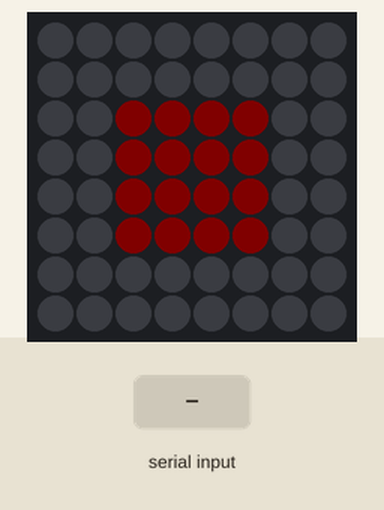
Simulated run of this sketch. Board: Arduino Uno, built with avr-gcc and run on an emulated ATmega328P. Parts: 8×8 RGB LED matrix (first LED top left, wired row by row). The inputs (shaded band) are chosen by the test bench. Dim RGB values are drawn brighter than linear; what the sketch prints to the serial monitor is not drawn.

Above: at 1.2 s.
1.3 s: "c90\n" received over Serial
2.8 s: "1\n" received over Serial
4.3 s: "f90\n" received over Serial
5.8 s: byte 102 ('f') received over Serial
Timing chart, 0 to 8.8 s (numbered marks = the images above; inputs shaded):
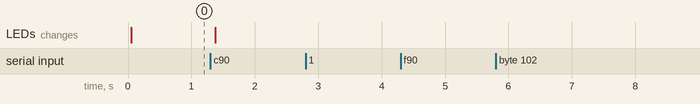

Measured:
- after the input at 2.8 s, every drawn part: stays the same
- after the input at 4.3 s, every drawn part: stays the same
- after the input at 5.8 s, every drawn part: stays the same

The sketch:

hardware.ino
```cpp
#include <FastLED.h>
#include <string.h>

#define LED_PIN  3

#define COLOR_ORDER GRB
#define CHIPSET     WS2811

#define BRIGHTNESS 10

// Params for width and height
const uint8_t kMatrixWidth = 8;
const uint8_t kMatrixHeight = 8;

// Param for different pixel layouts
const bool    kMatrixSerpentineLayout = true;
const bool    kMatrixVertical = false;


#define NUM_LEDS (kMatrixWidth * kMatrixHeight)
CRGB leds_plus_safety_pixel[ NUM_LEDS + 1];
CRGB* const leds( leds_plus_safety_pixel + 1);   // WRITE TO THIS

uint16_t XY( uint8_t x, uint8_t y);
uint16_t XYsafe( uint8_t x, uint8_t y);

/**================ state =====================**/
# define PALLET_MAX 6             // max number of colors per colorpallet
# define MAX_ALBUMS 40            // only store colors for these many albums

struct album {
  uint16_t scrobbles;
  uint8_t palletlen;              // # colors in the pallet, max PALLET_MAX
  char colors[3*PALLET_MAX];      // dont feel like mallocing today
};

struct album topalbums[MAX_ALBUMS];


/** parse the first count chars of ascii numbers to ints
  eg "345" -> 345
  returns -2 if it hits a non number char
  returns -1 if the passed array is a null ptr
*/
int ascii_to_int(const char *array, size_t count) {
  if (!array) {
    return -1;
  }

  int value = 0;
  for (size_t i = 0; i < count; i++) {
    if (isdigit((unsigned char)array[i])) {
      value = value * 10 + (array[i] - '0');
    } else {
      return -2;
    }
  }

  return value;
}

/** converts a uint8_t to a char representaion of its bits
  b is assumed to be 8 elements long at least
*/
void padded_itoa8(uint8_t number, char *b) {
    for (int i = 7; i >= 0; i--) {
        b[7 - i] = (number & (1 << i)) ? '1' : '0';
    }
    b[8] = '\0';
}


/**
  read top album data
  buffer: array of album structs
  len: length of buffer
  returns 0 on success
  returns 1 if nothing was read
  returns 2 if there was an error while reading albums
*/
int read_top_albums(struct album albums[], size_t len)
{
  Serial.println("f"); // ACK
  struct album albm;
  int buflen = sizeof(albm);
  char abuf[buflen] = {0};

  memset(albums, 0, MAX_ALBUMS);

  int i = 0;
  while(i < MAX_ALBUMS) {
    Serial.println("DEBUG: ready!");
    while (!Serial.available())
    {
      // wait
    }

    if (Serial.peek() == 'e') {
      // TODO detect only e\n
      Serial.read();
      break;
    }

    memset(abuf, 0, buflen);
    // REPLACE WITH JUST READING UPTO 21 bytes
    int bytesread = Serial.readBytes(abuf, buflen);
    if (bytesread <= 0) return 1;

    // interpret first 2 bytes as a uint16
    albums[i].scrobbles = ((uint16_t)(uint8_t)abuf[0]<<8)|(uint16_t)(uint8_t)abuf[1];
    // 3rd byte is converted ascii number to int
    int plen = ascii_to_int(abuf + sizeof(albm.scrobbles), 1);
    if (plen < 0) return 2;
    albums[i].palletlen = min(PALLET_MAX, plen);
    // copy the rest into the colors array
    memcpy(albums[i].colors, abuf + sizeof(albm.scrobbles) + sizeof(albm.palletlen), sizeof(albm.colors));

    Serial.print(bytesread);
    Serial.print("|");
    Serial.println(i);

    Serial.print("DEBUG: ");
    Serial.print((int)albums[i].scrobbles);
    Serial.print(" ");
    Serial.print(albums[i].palletlen);
    Serial.print(" ");
    Serial.println(albums[i].colors[0]);
    i++;
  }
  return 0;
}

/** drops all chars in the Serial buffer upto and
  including the \n
*/
void drop_till_nextline() {
  while(Serial.peek() != '\n') {
    Serial.read();
  }
  if (Serial.available()) Serial.read();
}

/** fill the rectangle defined by sx,sy,ex,ey with color */
void fill_color(CRGB color, uint8_t sx, uint8_t sy, uint8_t ex, uint8_t ey)
{
  for (int y = sy; y <= ey; y++) {
    for (int x = sx; x <= ex; x++)
      leds[XYsafe(x,y)] = color;
  }
}

void show_empty()
{
  fill_color(CRGB::Red, 2, 2, 5, 5);
  delay(50);
  FastLED.show();
}

/** show a sequence of the top color of each album 4 colors at a time*/
void show_2x2()
{
  for (int i = 0; i < MAX_ALBUMS; i += 4) {
    if (topalbums[i].scrobbles <= 0) break;
    fill_color(CRGB(
      topalbums[i].colors[0],
      topalbums[i].colors[1],
      topalbums[i].colors[2]),
      0,0,3,3
    );
    fill_color(CRGB(
      topalbums[i+1].colors[0],
      topalbums[i+1].colors[1],
      topalbums[i+1].colors[2]),
      4,0,7,3
    );
    fill_color(CRGB(
      topalbums[i+2].colors[0],
      topalbums[i+2].colors[1],
      topalbums[i+2].colors[2]),
      0,4,3,7
    );
    fill_color(CRGB(
      topalbums[i+3].colors[0],
      topalbums[i+3].colors[1],
      topalbums[i+3].colors[2]),
      4,4,7,7);
    delay(1500);
    FastLED.show();
  }
}

void show_lines()
{
  char b[8];
  for (int j = 0; j < MAX_ALBUMS; j++) {
    padded_itoa8(min(255, topalbums[j].scrobbles), b);

    CRGB color = CRGB(topalbums[j].colors[0]
                      , topalbums[j].colors[1]
                      , topalbums[j].colors[2]);

    for (int i = 0; i < 8; i++) {
      if (b[i] == '1') leds[XYsafe(j % 8, i)] = color;
    }

    if ((j % 8) == 7) {
      FastLED.show();
      delay(2000);
      fill_color(CRGB::Black,0,0,7,7);
      if (topalbums[j].scrobbles == 0) break;
    }
  }
}

void loop()
{
  static int display_mode = 0;
  //TODO: should use serialevent
  if (Serial.available()) {
    char b = Serial.read();
    if (b == 'f') {
      drop_till_nextline();
      int r = read_top_albums(topalbums, MAX_ALBUMS);
      if (r == 0) display_mode = 1;
      Serial.print("read returned ");
      Serial.println(r);
    } else if (b == 'g') {
      drop_till_nextline();
      int r = read_top_albums(topalbums, MAX_ALBUMS);
      if (r == 0) display_mode = 2;
      Serial.print("read returned ");
      Serial.println(r);
    } else if(b == 'c') {
      drop_till_nextline();
      display_mode = 3;
    } else {
      Serial.print('r');
    }
  }

  if (display_mode) FastLED.setBrightness(BRIGHTNESS);

  if (!display_mode) {
    FastLED.setBrightness( BRIGHTNESS / 2 );
    show_empty();
  } else if (display_mode == 1) {
    show_2x2();
  } else if (display_mode == 2) {
    show_lines();
  } else if (display_mode == 3) {
    fill_color(CRGB::Black,0,0,7,7);
    delay(50);
    FastLED.show();
    Serial.println('c');
  }

}

void setup() {
  FastLED.addLeds<CHIPSET, LED_PIN, COLOR_ORDER>(leds, NUM_LEDS).setCorrection(TypicalSMD5050);
  FastLED.setBrightness( BRIGHTNESS );
  memset(topalbums, 0, MAX_ALBUMS);
  Serial.begin(9600);
}

/**================== Helpers ==================**/
uint16_t XY( uint8_t x, uint8_t y)
{
  uint16_t i;

  if( kMatrixSerpentineLayout == false) {
    if (kMatrixVertical == false) {
      i = (y * kMatrixWidth) + x;
    } else {
      i = kMatrixHeight * (kMatrixWidth - (x+1))+y;
    }
  }

  if( kMatrixSerpentineLayout == true) {
    if (kMatrixVertical == false) {
      if( y & 0x01) {
        // Odd rows run backwards
        uint8_t reverseX = (kMatrixWidth - 1) - x;
        i = (y * kMatrixWidth) + reverseX;
      } else {
        // Even rows run forwards
        i = (y * kMatrixWidth) + x;
      }
    } else { // vertical positioning
      if ( x & 0x01) {
        i = kMatrixHeight * (kMatrixWidth - (x+1))+y;
      } else {
        i = kMatrixHeight * (kMatrixWidth - x) - (y+1);
      }
    }
  }

  return i;
}

uint16_t XYsafe( uint8_t x, uint8_t y)
{
  if( x >= kMatrixWidth) return -1;
  if( y >= kMatrixHeight) return -1;
  return XY(x,y);
}
```
